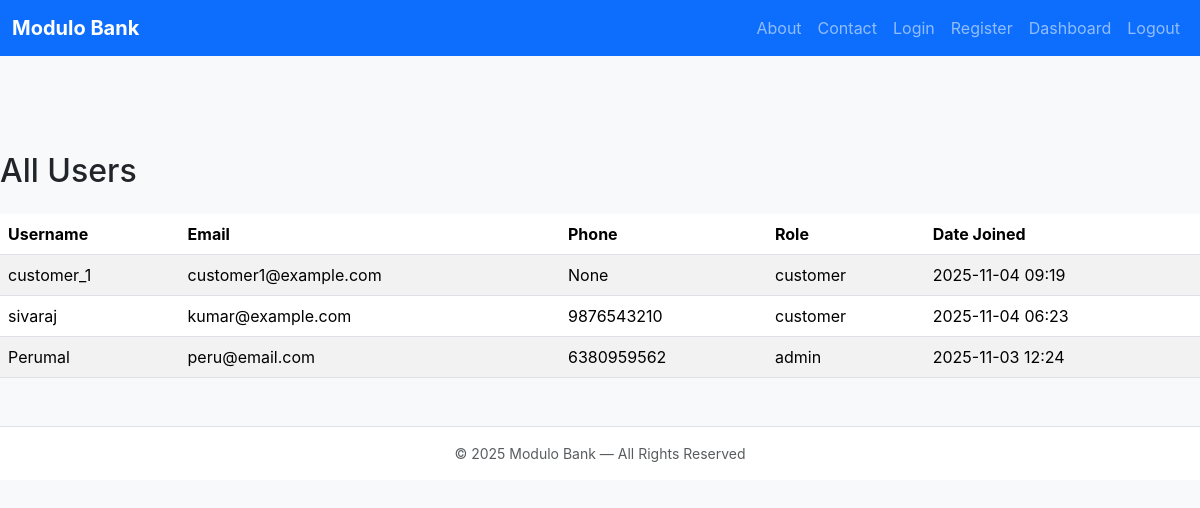
The page /dashboard/admin/users/ (signed in) on the database as committed earlier.
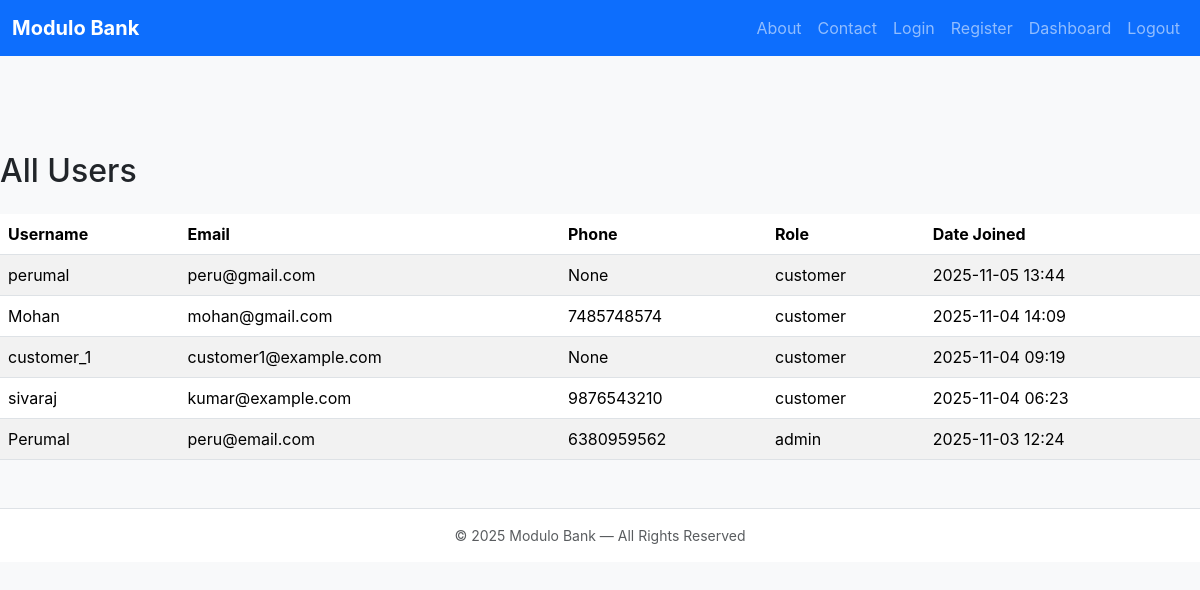
The same page on the database as committed later.
### apps/users/models.py (models this page shows, shortened)
class User(AbstractUser):
    ROLE_CHOICES = [
        ('customer', 'Customer'),
        ('admin', 'Admin'),
        ('auditor', 'Auditor'),
    ]
    role = models.CharField(max_length=20, choices=ROLE_CHOICES, default='customer')
    phone = models.CharField(max_length=15, blank=True, null=True)

### apps/pages/views.py (the view)
# urls.py: path('dashboard/admin/users/', views.admin_users_page, name='admin-user-list-page'),
@login_required(login_url='/login/')
@user_passes_test(lambda u: u.is_staff)
def admin_users_page(request):
    users = User.objects.all().order_by('-date_joined')
    return render(request, 'users/admin_users.html', {'users': users})

### templates/users/admin_users.html (shortened to what this page needs)
{% extends "base.html" %}
{% block content %}
<h2 class="mb-4">All Users</h2>
<table class="table table-striped">
  <thead>
    <tr>
      <th>Username</th>
      <th>Email</th>
      <th>Phone</th>
      <th>Role</th>
      <th>Date Joined</th>
    </tr>
  </thead>
  <tbody>
    {% for user in users %}
    <tr>
      <td>{{ user.username }}</td>
      <td>{{ user.email }}</td>
      <td>{{ user.phone }}</td>
      <td>{{ user.role }}</td>
      <td>{{ user.date_joined|date:"Y-m-d H:i" }}</td>
    </tr>
    {% empty %}
      <tr><td colspan="5">No users found</td></tr>
    {% endfor %}
  </tbody>
</table>
{% endblock %}

Rows that differ between the two databases and show on the page:
added User: username "perumal", email "peru@gmail.com", phone "None", role "customer", date_joined "2025-11-05 13:44"
added User: username "Mohan", email "mohan@gmail.com", phone "7485748574", role "customer", date_joined "2025-11-04 14:09"
